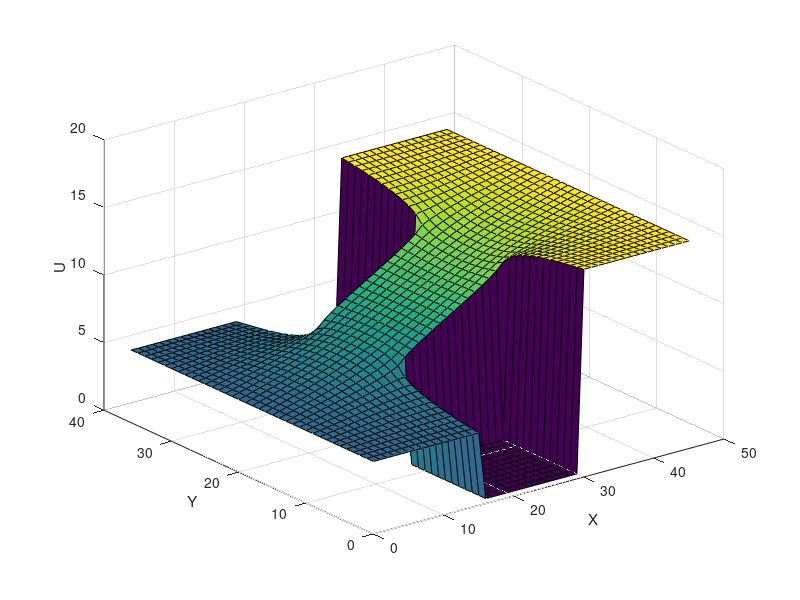

Write the MATLAB code that produced this figure.
clc;
clear all;
Precision = 'double';
fidp = fopen ('Param.dat', 'r', 'l');
%if (fidp == -1)
%    disp('File "Param.dat" not found');
%    return;
%end
datap = fread (fidp, 2, 'int');
fclose (fidp); NX = datap(1);
NY = datap(2);
Size = [NX NY];
fid = fopen ('Pole.dat', 'r', 'l');
%if (fid == -1)
%    disp('File "Pole.dat" not found');
%    return;
%end
U = fread (fid, Size, Precision);
SizeS = size(U); x=1:NX; y=1:NY;
[yy, xx] = meshgrid(y,x);
surf(xx, yy, U);
xlabel('X');
ylabel('Y');
zlabel('U');
fclose (fid);